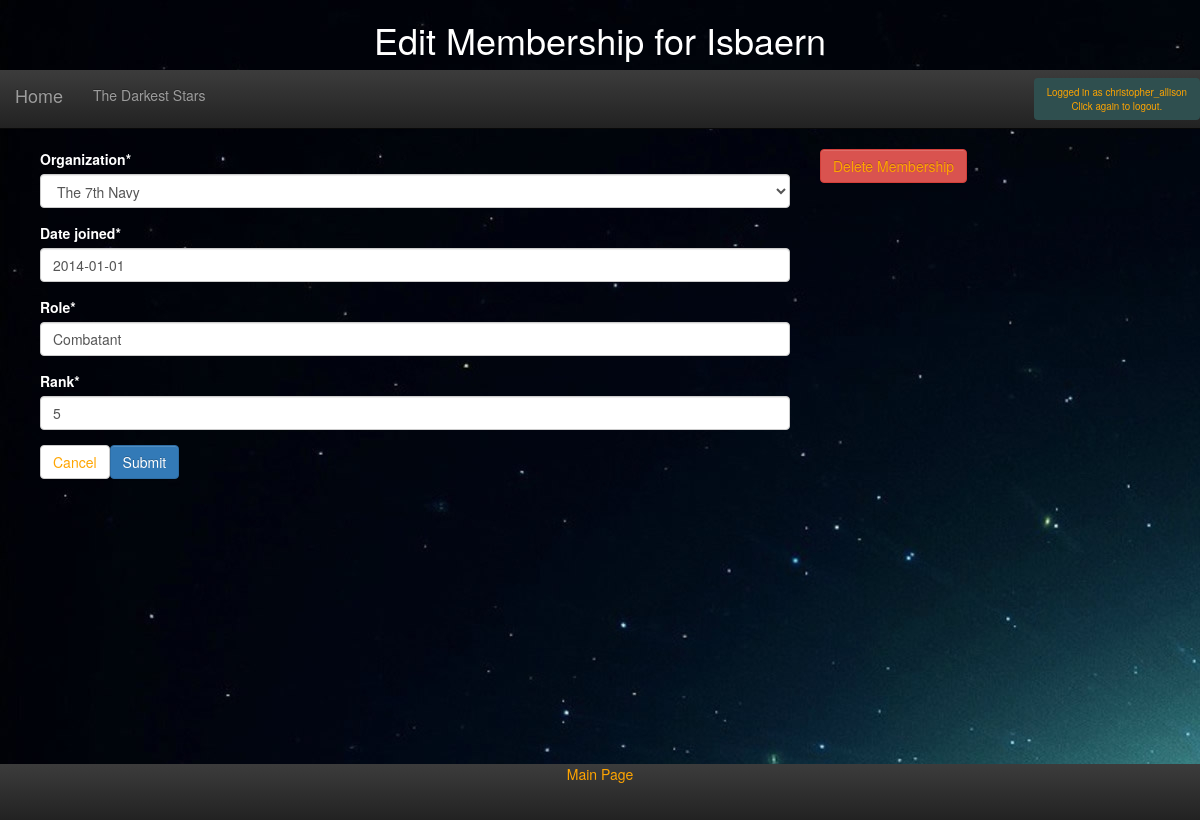
/personas/edit_membership/5/ (signed in), run on an earlier commit of the app's database.
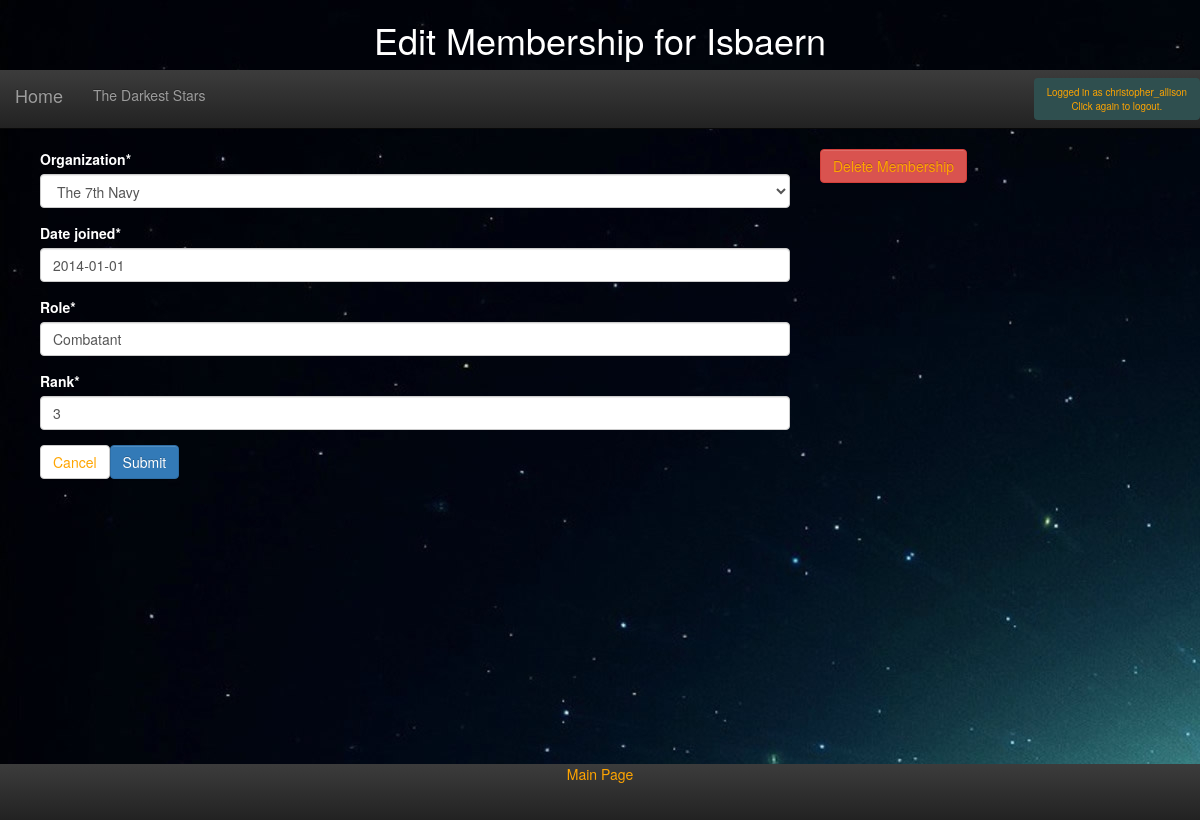
And on a later commit of the database.
### personas/models.py (models this page shows, shortened)
class Membership(models.Model):
    character = models.ForeignKey(Character)
    organization = models.ForeignKey(Organization)
    date_joined = models.DateField(default="2014-01-01")
    role = models.CharField(max_length=128)
    rank = models.PositiveSmallIntegerField(default=1)

class Character(models.Model):
    PROTAGONIST = "Protagonist"
    ANTAGONIST = "Antagonist"
    SUPPORTING = "Supporting"
    CREATURE = "Creature"
    CHAR_CHOICES = (
        (PROTAGONIST, "Protagonist"),
        (ANTAGONIST, "Antagonist"),
        (SUPPORTING, "Supporting"),
        (CREATURE, "Creature"))
    creator = models.ForeignKey(User, unique=False, blank=True)
    name = models.CharField(max_length=128, unique=False)
    story = models.ForeignKey('Story', default=1)
    c_type = models.CharField(choices=CHAR_CHOICES,
        max_length=32, default="Supporting", verbose_name="Character Type")
    xp = models.PositiveSmallIntegerField(blank=True, default=0)
    description = MarkdownField(blank=True)
    age = models.PositiveSmallIntegerField(default=21)
    nationality = models.ForeignKey(Nation, default=1)
    birthplace = models.ForeignKey(Location, related_name='place_of_birth', default=1)
    base_of_operations = models.ForeignKey(Location, related_name='active_in', default=2)
    image = models.ImageField(upload_to='profile_images/%Y/%m/%d', default='profile_images/nobody.jpg')
    slug = models.SlugField(unique=True)

### personas/views.py (the view)
# urls.py: url(r'^edit_membership/(?P<pk>\d+)/$', views.edit_membership, name='edit_membership'),
@login_required
def edit_membership(request, pk, template_name='personas/edit_membership.html'):
    membership = Membership.objects.get(pk=pk)
    character = membership.character
    story = character.story
    form = MembershipForm(request.POST or None, instance=membership)
    if form.is_valid():
        form.save()
        return HttpResponseRedirect('/personas/character/{}/#details'.format(character.slug))
    return render(request, template_name, {'form': form, 'character':character, 'membership': membership,
        'story':story})

### personas/forms.py
class MembershipForm(forms.ModelForm):
    class Meta:
        model = Membership
        fields = ["organization", "date_joined",
        "role", "rank"]
    def __init__(self, *args, **kwargs):
        try:
            self.story = kwargs.pop('story')
        except KeyError:
            self.story = None
        super(MembershipForm, self).__init__(*args, **kwargs)
        if self.story:
            self.fields['organization'].queryset = Organization.objects.filter(
                location__story=self.story).distinct()
        self.helper = FormHelper(self)
        self.helper.layout.append(
            FormActions(
                HTML("""<a role="button" class="btn btn-default"
                        href="#">Cancel</a>"""),
                Submit('save', 'Submit'),))

### personas/models.py (called while the page is built)
    def __str__(self):
        return self.name

### templates/personas/edit_membership.html (shortened to what this page needs)
{% extends "personas/base.html" %}
{% load staticfiles %}
{% load crispy_forms_tags %}
{% block title %}
    <header>
        <h1>Edit Membership for {{ membership.character.name }}</h1>
    </header>
{% endblock %}
{% block column1 %}
<div class="col-md-8 col-sm-8 col-lg-8" id="col1">
    {% crispy form %}
</div>
{% endblock %}
{% block column2 %}
<div class="col-md-2 col-sm-2 col-lg-2">
 <a href="{% url 'delete_membership' pk=membership.pk %}" class="btn btn-danger">Delete Membership</a>
</div>
{% endblock %}

What changed in the data, as far as the page shows it:
changed Membership "The 7th Navy": rank "5" → "3"
